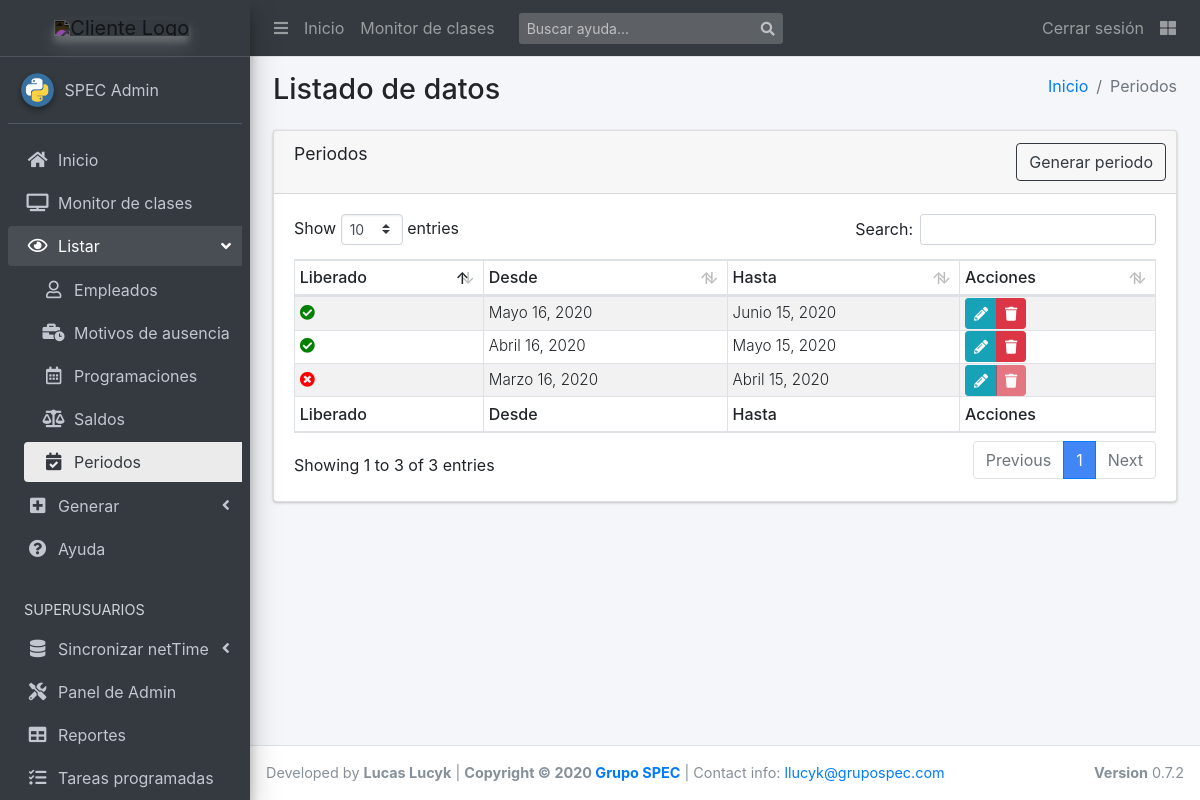
Page /list/periodos/ (signed in) on the earlier database version.
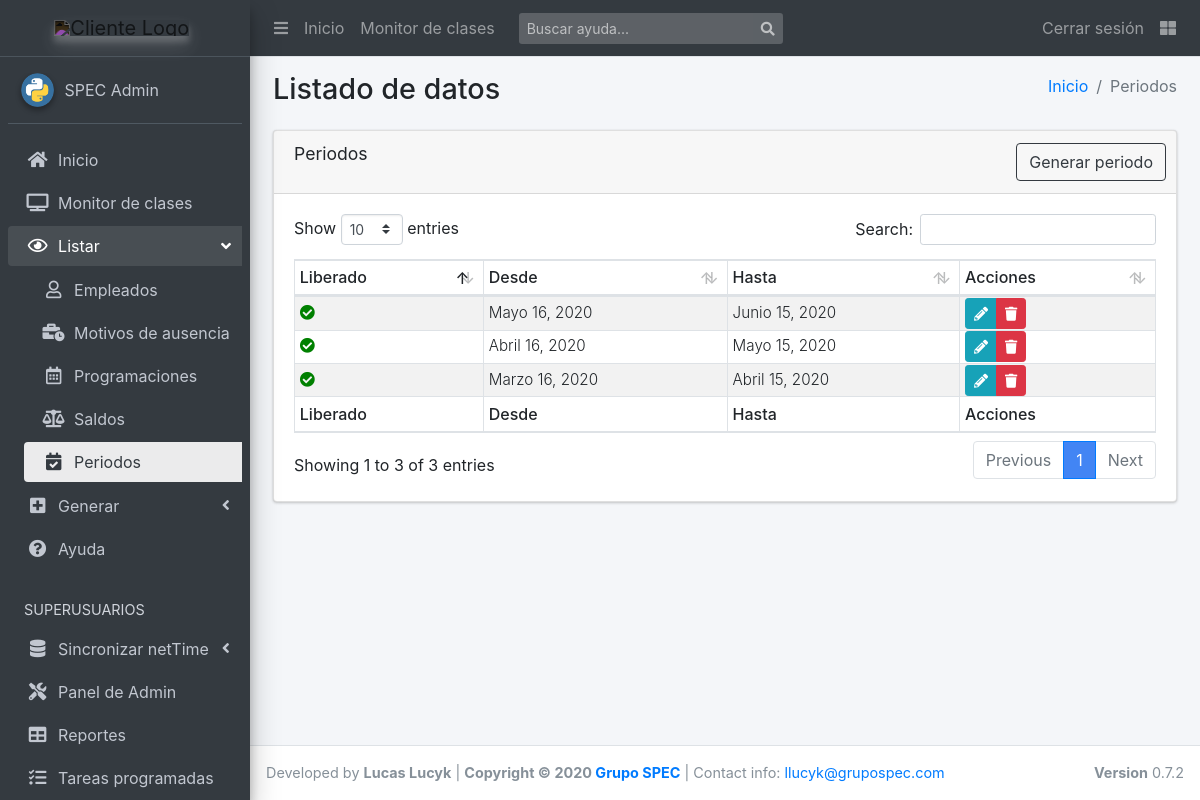
Same page on the later database version.
### scg_app/models.py (models this page shows, shortened)
class Periodo(models.Model):
    desde = models.DateField(blank=True)
    hasta = models.DateField(blank=True)
    bloqueado = models.BooleanField(blank=True, default=True)
    class Meta:
        verbose_name = "Periodo"
        verbose_name_plural = "Periodos"
        ordering = ["-desde"]
    def get_edit_url(self):
        return reverse('periodo_update', kwargs={"pk": self.id})
    def get_delete_url(self):
        return reverse(
            'confirm_delete',
            kwargs={"model": self.__class__.__name__, "pk": self.id})

### scg_app/views.py (the view)
# urls.py: path('periodos/', views.PeriodosList.as_view(), name='periodos_view'),
class PeriodosList(LoginRequiredMixin, ListView):
    model = Periodo
    template_name = 'apps/scg_app/list/periodos.html'
    context_object_name = 'periodos_list'
    ordering = ['-desde']

### templates/apps/scg_app/list/periodos.html
{% extends "apps/scg_app/list/base.html" %}
{% block active_ver_periodos %} active {% endblock %}
{% block route %}
  <li class="breadcrumb-item"><a href="{% url 'index' %}">Inicio</a></li>
  <li class="breadcrumb-item active">Periodos</li>
{% endblock route %}
{% block tableName %}Periodos{% endblock %}
{% block generar_btn %}
  <a href="{% url 'periodo_create' %}" class="btn btn-outline-dark">Generar periodo</a>
{% endblock %}
{% block tableHeaders %}
  <tr>
    <th>Liberado</th>
    <th>Desde</th>
    <th>Hasta</th>
    <th>Acciones</th>
  </tr>
{% endblock %}
{% block tableBody %}
  {% for periodo in periodos_list %}
    <tr>
      <td class="align-middle">
        {% if periodo.bloqueado %}
          <i class="fas fa-times-circle" ></i>
        {% else %}
          <i class="fas fa-check-circle"></i>
        {% endif %}
      </td>
      <td class="align-middle">{{periodo.desde}}</td>
      <td class="align-middle">{{periodo.hasta}}</td>
      <td class="py-0 align-middle">
        <div class="btn-group btn-group-sm">
          <a href="{{ periodo.get_edit_url|safe }}" class="btn btn-info"><i class="fas fa-pencil-alt"></i></a>
          {% if periodo.bloqueado %}
            <a href="#" class="btn btn-danger disabled" role="button" aria-disabled="true">
              <i class="fas fa-trash"></i>
            </a>
          {% else %}
            <a href="{{ periodo.get_delete_url|safe }}" class="btn btn-danger"><i class="fas fa-trash"></i></a>
          {% endif %}
        </div>
      </td>
    </tr>
  {% endfor %}
{% endblock %}
{% block tableFooter %}
  <tr>
    <th>Liberado</th>
    <th>Desde</th>
    <th>Hasta</th>
    <th>Acciones</th>
  </tr>
{% endblock %}

Differences in the rows shown:
changed Periodo "Marzo 16, 2020": bloqueado True → False (drawn)
